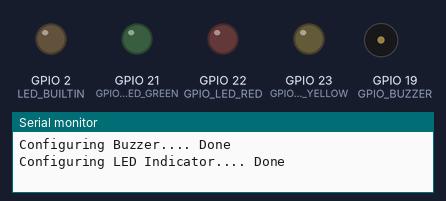
Recording of a program running on a simulated ESP32. On the bench: output pins drawn as LEDs (lit = HIGH), buzzer (waves = sounding, pin HIGH), the last lines printed to the serial monitor. WiFi joins after 1.5 s; servers stay silent unless stated; uploads are accepted with an empty reply.

Above: at 0.1 s.
At 2.8 s:
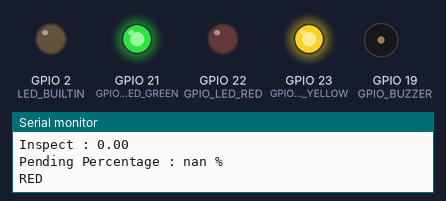
Timing chart, 0 to 36.6 s (numbered marks = the images above):
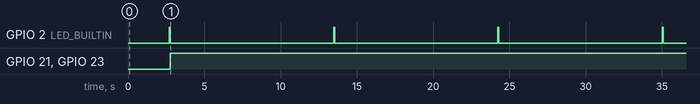

Measured:
- by itself, GPIO 2 (LED_BUILTIN): alternates HIGH for 0.06 s and LOW for 10.7 s
- by itself, GPIO 21 (GPIO_LED_GREEN), GPIO 23 (GPIO_LED_YELLOW): LOW → HIGH at 2.8 s

The program:

main.cpp
```cpp
#include <Arduino.h>
#include "DevAndonMin.h"

void setup() {
  Serial.begin(9600);
  pinMode(LED_BUILTIN, OUTPUT);
  buzzer.configure();
  led.configure();
  connection.connect();

}

void loop() {
  if (WiFi.status() == WL_CONNECTED) {
    task.readData(&task);
    int mode = led.getLEDMode();
    led.light(mode);
    delay(10000);
  } else {
    digitalWrite(BUILTIN_LED, LOW);
  }
}

void Connection::connect() {
  delay(500);
  Serial.print("Connecting to Network... ");
  WiFi.mode(WIFI_STA);
  WiFi.begin(WIFI_SSID, WIFI_PASSWD);

  unsigned long startAttempTime = millis();

  while (WiFi.status() != WL_CONNECTED && millis() - startAttempTime < WIFI_TIMEOUT_MS) {
    Serial.print(".");
    delay(100);
  }

  if(WiFi.status() != WL_CONNECTED) {
    Serial.println();
    Serial.println("Failed");
  }
  else {
    Serial.println();
    Serial.print("Connected With IP :  ");
    Serial.println(WiFi.localIP());
    Serial.print("MAC Address       :  ");
    Serial.println(WiFi.macAddress());
  }
}

void Task::getRestAPI() {
  delay(500);
  Serial.print("Getting Data From API... ");
  WiFiClient client;
  HTTPClient http;
  http.begin(client, API_URL);
  http.setAuthorization(API_USER,API_PASSWD);
  httpCode = http.GET();
  payload = http.getString();
  Serial.print("Response Code :");
  Serial.println(httpCode);
  if (httpCode == 200 ) {
    setAPIStat(true);
    Serial.print("API OKE \n\r");
  } else {
    setAPIStat(false);
    Serial.print("API FAIL \n\r");
  }
}

void Task::readData(void *params) {
  Task *config_obj = (Task*) params;
  task.getRestAPI();
  config_obj->restAPIStat();
  if (config_obj->restAPIStat()) {
    digitalWrite(BUILTIN_LED, HIGH);
    DynamicJsonDocument doc (1024);
    deserializeJson(doc, payload);
    JsonObject summary = doc["summary"];
    defect = summary["defect_val"];
    repaired = summary["repaired_val"];
    inspect = summary["inspect_val"];
    pending = defect-repaired;
    pending_percentage = defect/inspect*100;
    Serial.print("Defect : ");
    Serial.println(defect);
    Serial.print("Repaired : ");
    Serial.println(repaired);
    Serial.print("Pending : ");
    Serial.println(pending);
    Serial.print("Inspect : ");
    Serial.println(inspect);
    Serial.print("Pending Percentage : ");
    Serial.print(pending_percentage);
    Serial.println(" %");
    if (pending_percentage<=5.00) {
      led.setLightMode(20);
    } else if (pending_percentage>5.00 && pending_percentage<=7.00) {
      led.setLightMode(21);
    } else {
      led.setLightMode(22);
    }
    digitalWrite(BUILTIN_LED, LOW);
  } else {
    Serial.println("Rest API Error");
  }
}

void Buzzer::configure() {
  Serial.print("Configuring Buzzer.... ");
  pinMode(GPIO_BUZZER,OUTPUT);
  Serial.print("Done\n\r");
}

void LEDIndicator::configure() {
  Serial.print("Configuring LED Indicator.... ");
  pinMode(GPIO_LED_GREEN,OUTPUT);
  pinMode(GPIO_LED_YELLOW,OUTPUT);
  pinMode(GPIO_LED_RED,OUTPUT);
  Serial.print("Done\n\r");
}

void LEDIndicator::light(int8_t mode) {
  switch (mode)
  {
  case LED_GREEN_MODE :
    digitalWrite(GPIO_LED_GREEN,LOW);
    digitalWrite(GPIO_LED_YELLOW,HIGH);
    digitalWrite(GPIO_LED_RED,HIGH);
    digitalWrite(GPIO_BUZZER,HIGH);
    Serial.println("GREEN");
    break;

  case LED_YELLOW_MODE :
    digitalWrite(GPIO_LED_GREEN,HIGH);
    digitalWrite(GPIO_LED_YELLOW,LOW);
    digitalWrite(GPIO_LED_RED,HIGH);
    digitalWrite(GPIO_BUZZER,HIGH);
    break;

  case LED_RED_MODE :
    digitalWrite(GPIO_LED_GREEN,HIGH);
    digitalWrite(GPIO_LED_YELLOW,HIGH);
    digitalWrite(GPIO_LED_RED,LOW);
    Serial.println("RED");
    digitalWrite(GPIO_BUZZER,LOW);
    break;

  default :
      LED_GREEN_MODE;
    break;
  }
}
```

DevAndonMin.h
```cpp
#ifndef INCLUDE_DEFANDONMIN_H_
#define INCLUDE_DEFANDONMIN_H_

#include "WiFi.h"
#include "HTTPClient.h"
#include "ArduinoJson.h"

#define GPIO_LED_GREEN      21
#define GPIO_LED_YELLOW     23
#define GPIO_LED_RED        22
#define GPIO_BUZZER         19

//#define WIFI_SSID           "USGRENT71"
//#define WIFI_PASSWD         "1234567890"
#define WIFI_SSID           "USG"
#define WIFI_PASSWD         "pPx1xN!NH1Sq$68"
#define WIFI_TIMEOUT_MS     20000

#define LED_GREEN_MODE      20
#define LED_YELLOW_MODE     21
#define LED_RED_MODE        22

#define API_URL             "http://10.61.0.21:7993/getSummaryCounterLine?id_dev=C1QC1001"
#define API_USER            "ACTIFY"
#define API_PASSWD          "12345678"

class Connection {
    public:
        void connect();
};
Connection connection;

class Task {
    public:
        String payload;
        int httpCode;
        float defect;
        float pending;
        float pending_percentage;
        float repaired;
        float inspect;
        void getRestAPI();
        void readData(void *params);
        void setAPIStat(int8_t Status) {
            status = Status;
        }
        int8_t restAPIStat() const {
		    return status;
        }
        int8_t status;
    private:


};
Task task;

class Buzzer {
    public:
        void configure();
};
Buzzer buzzer;

class LEDIndicator {
    public:
        void configure();
        void light(int8_t mode);
        void setLightMode(int8_t Mode) {
            mode = Mode;
        }
        int8_t getLEDMode() const {
		    return mode;
        }

    private:
      	int8_t mode;
};

LEDIndicator led;

#endif /*INCLUDE_DEFANDONMIN_H_*/
```
